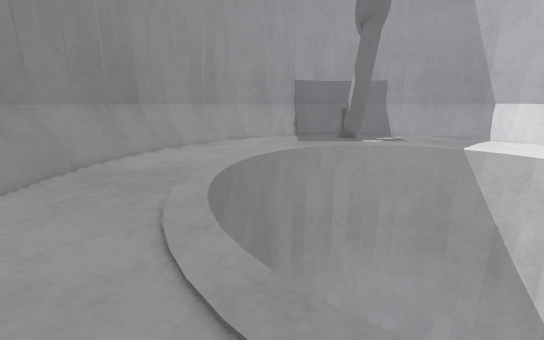
view 1 (above)

15 first-person views from a walk through a world built for the Gazebo simulator. The camera is 0.12 m above the floor, tilts 14° down and sees 90° across. The floor is counted in squares, 0.05 m on a side. Each view is taken from the middle of a square. On the plan, view 1 faces up. The plan holds only what a view shows up to about 17 squares ahead; the rest is blank. The place goes on beyond the plan.

view 2
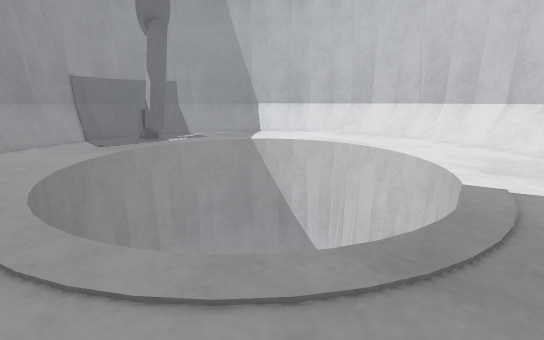

view 3
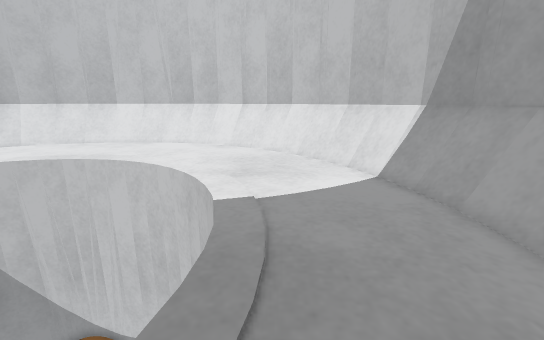

view 4
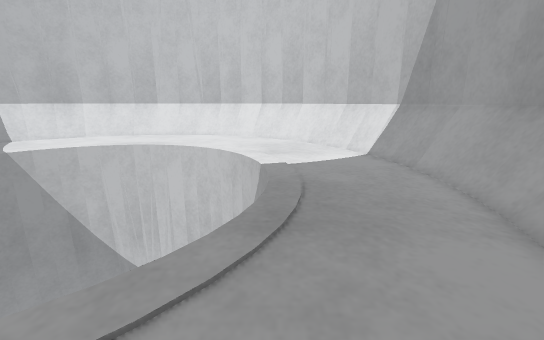

view 5
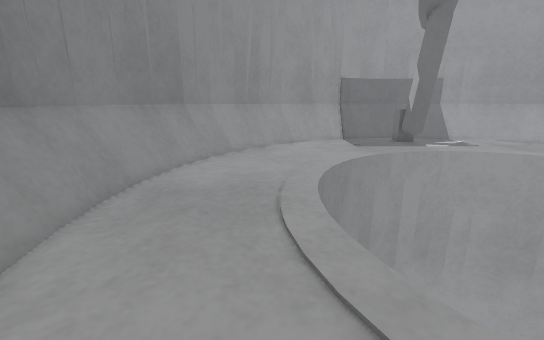

view 6
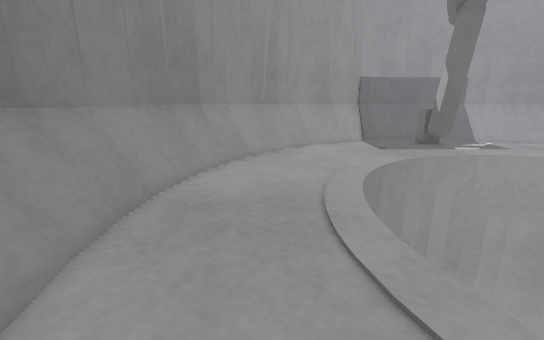

view 7
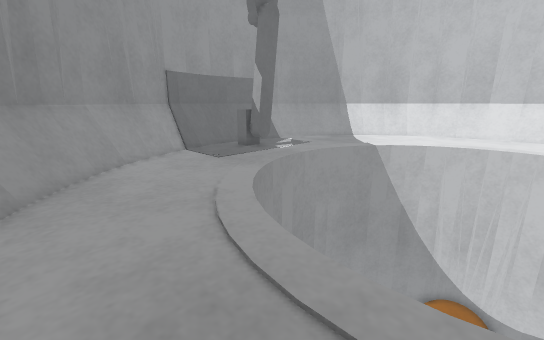

view 8
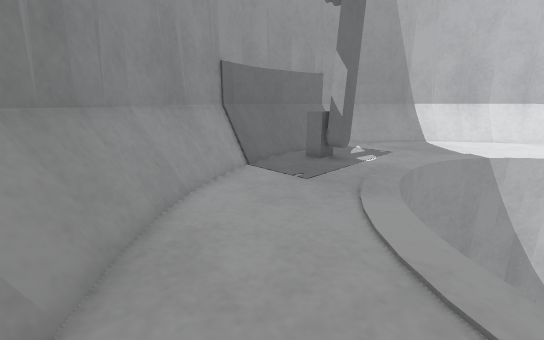

view 9
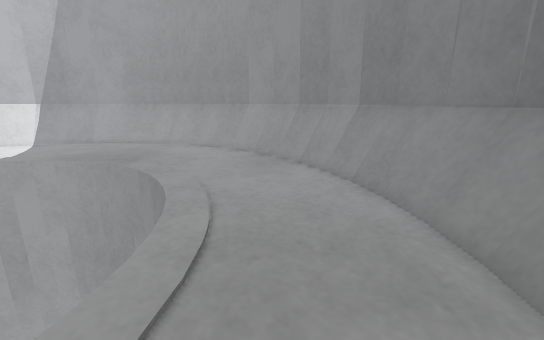

view 10
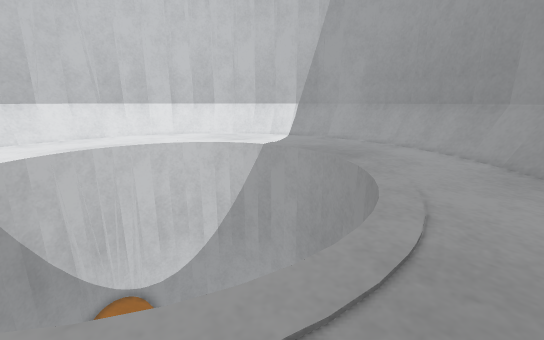

view 11
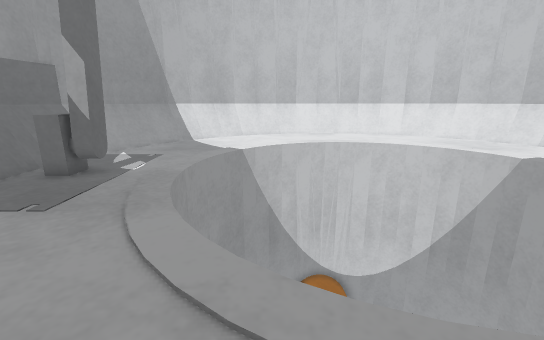

view 12
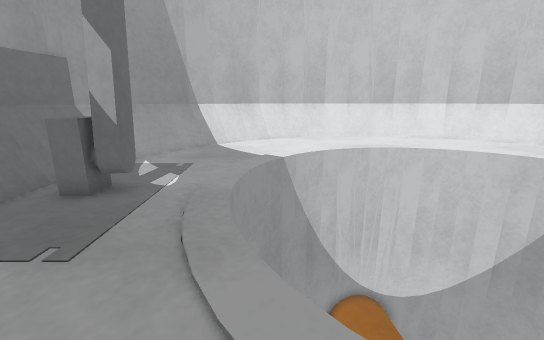

view 13
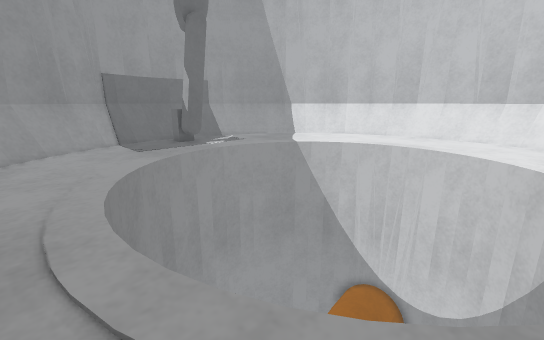

view 14
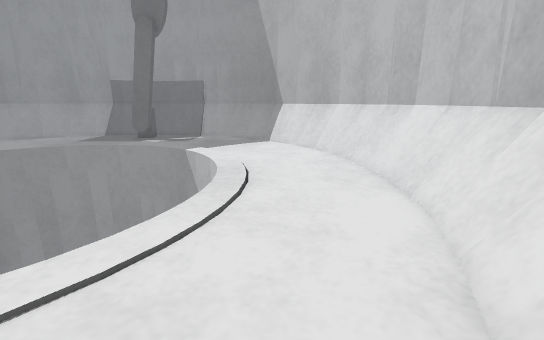

view 15
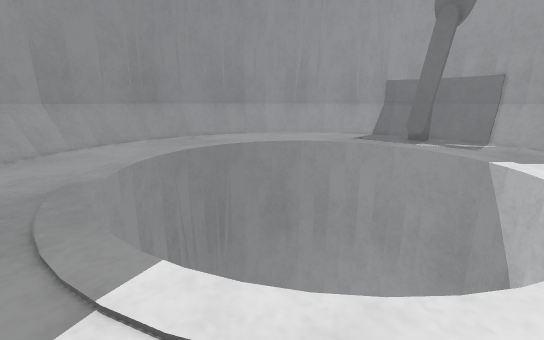

### Floor plan
Key: @ floor where view 1 was taken; # wall or solid block; . main floor; - floor 0.45 m lower than the main floor; = window, fence, low wall or low ledge; v drop or lower ground; O other object.
Columns run from 8 left of view 1 to 19 right of it. Each row starts with its distance up from view 1.
 22          #OOOOOO###
 21        ###OOOOOOO####
 20      ###===  O   ==####
 19     ###=...  OO  ..==###
 18    ##=#....  OO  ....=###
 17   ##=.................=###
 16  ##=...................=##
 15  ##=.......vvvvv........=##
 14 ##=......vv     vv......###
 13 ###.....vv        v......=##
 12 #=......v          v.....=##
 11 #=.....v           v......=#
 10 #=.....v         vvvv-....=#
  9 ##....v          vvvv.....=#
  8 #.....v          vvvv.....=#
  7 ##....v           vvv.....=#
  6 #=.....v            v.....=#
  5 #=.....v           v.....###
  4 #=......v         vv.....=##
  3 ##=......v       vv......=#
  2 ##=.......vv    vv......=##
  1  ##=........vvv.........=##
  0  ###=...@..............=##
 -1   ###=................=##
 -2    ###=.............#=###
 -3     ###==..........=###
 -4      ####==#####===###
 -5        ###### ######

Positions as (right, up) in squares from view 1, and headings:
1: (0, 0), facing up
2: (-2, 0), facing up-right
3: (1, 0), facing right
4: (-3, 1), facing right
5: (-3, 2), facing up
6: (-4, 3), facing up
7: (-5, 7), facing up-right
8: (-5, 12), facing up-right
9: (-4, 12), facing down
10: (-4, 12), facing down-right
11: (-4, 12), facing right
12: (-2, 14), facing right
13: (-3, 3), facing up-right
14: (14, 0), facing up
15: (11, 0), facing up-left
